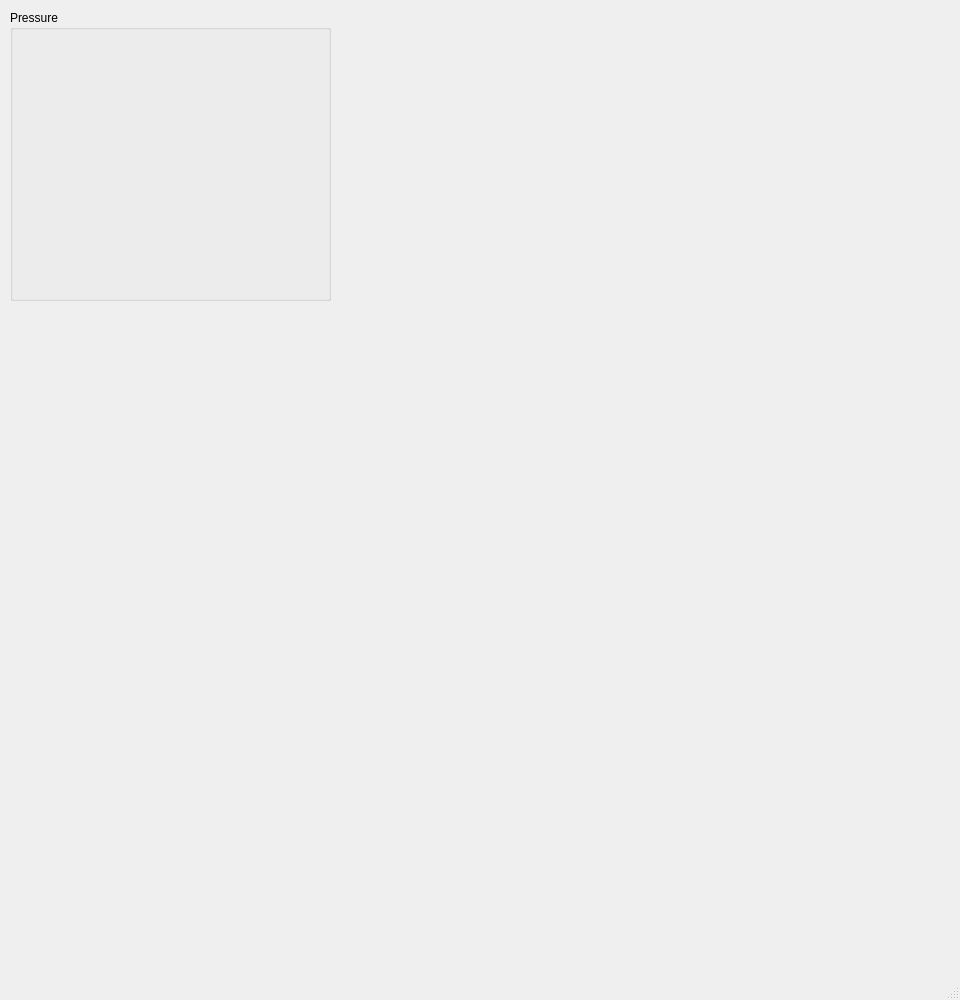
<?xml version="1.0" encoding="UTF-8"?>
<ui version="4.0">
 <class>DynamicChartsWindow</class>
 <widget class="QMainWindow" name="DynamicChartsWindow">
  <property name="geometry">
   <rect>
    <x>0</x>
    <y>0</y>
    <width>960</width>
    <height>1000</height>
   </rect>
  </property>
  <property name="windowTitle">
   <string>Charts</string>
  </property>
  <widget class="QWidget" name="centralwidget">
   <widget class="QGroupBox" name="groupBox">
    <property name="geometry">
     <rect>
      <x>10</x>
      <y>10</y>
      <width>321</width>
      <height>291</height>
     </rect>
    </property>
    <property name="title">
     <string>Pressure</string>
    </property>
    <widget class="QWidget" name="PressureChart_widget" native="true">
     <property name="geometry">
      <rect>
       <x>20</x>
       <y>30</y>
       <width>271</width>
       <height>231</height>
      </rect>
     </property>
    </widget>
   </widget>
  </widget>
  <widget class="QMenuBar" name="menubar">
   <property name="geometry">
    <rect>
     <x>0</x>
     <y>0</y>
     <width>960</width>
     <height>26</height>
    </rect>
   </property>
  </widget>
  <widget class="QStatusBar" name="statusbar"/>
 </widget>
 <resources/>
 <connections/>
</ui>
